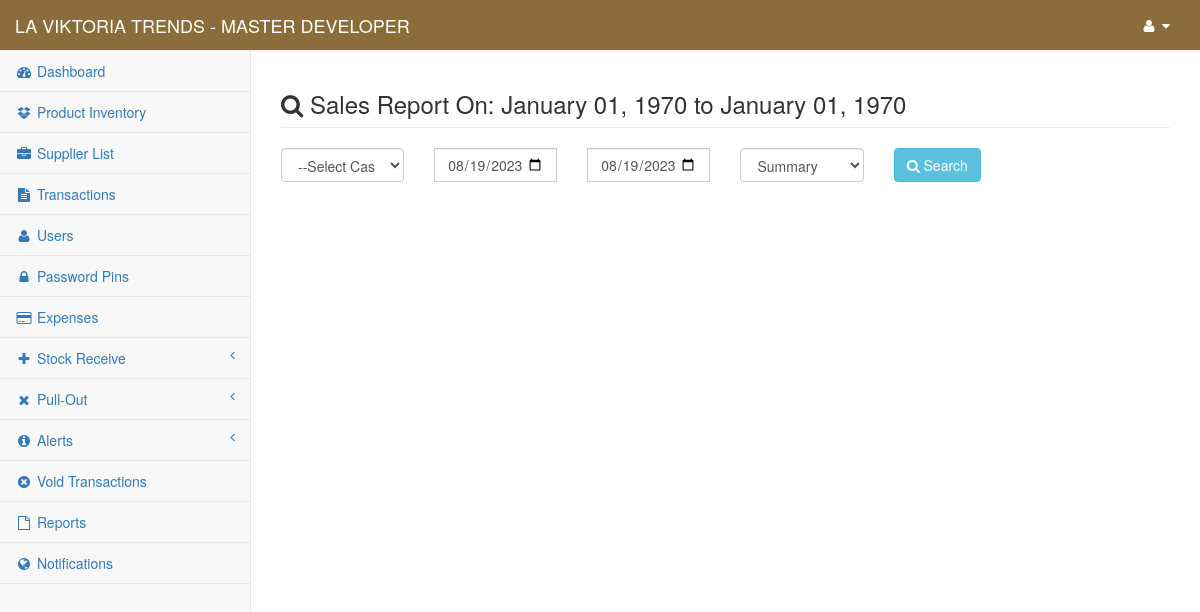
The page /content/admin/search_sales_report.php (signed in) on the database its author committed.
### tables this page shows
CREATE TABLE `gy_my_project` (
  `gy_project` int(1) NOT NULL,
  `gy_project_name` text NOT NULL,
  `gy_project_address` text NOT NULL,
  `gy_system_title` text NOT NULL,
  `gy_year_origin` datetime NOT NULL
);

CREATE TABLE `gy_user` (
  `gy_user_id` int(10) NOT NULL,
  `gy_user_code` varchar(8) NOT NULL,
  `gy_full_name` varchar(255) NOT NULL,
  `gy_username` varchar(50) NOT NULL,
  `gy_password` varchar(100) NOT NULL,
  `gy_user_type` int(5) NOT NULL,
  `gy_user_status` int(1) NOT NULL,
  `gy_branch_id` int(11) NOT NULL
);

### conf/my_project.php (called while the page is built, shortened)
<?php
	include 'conn.php';
	$find_my_data=$link->query("Select * From `gy_my_project` Where `gy_project`='1'");
	$my_project_detail=$find_my_data->fetch_array();
	$my_project_name = $my_project_detail['gy_project_name'];
?>

### content/admin/session.php (called while the page is built, shortened)
<?php
    $user_id = $_SESSION['fus_user_id'];
    $identify_user=$link->query("Select * From `gy_user` Where `gy_user_id`='$user_id'");
    $row=$identify_user->fetch_array();
    $user_info = $row['gy_full_name'];
?>

### content/admin/search_sales_report.php (the view, shortened to what this page needs)
<?php
    include("../../conf/function.php");
    include("session.php");
    include("../../conf/my_project.php");
    $my_dir_value = @$_GET['cd'];
    $datef = @$_GET['datef'];
    $datet = @$_GET['datet'];
    $my_range = date("F d, Y", strtotime($datef))." to ".date("F d, Y", strtotime($datet));
    $get_cashier_per_info=$link->query("Select * From `gy_user` Where `gy_user_id`='$my_dir_value'");
    $my_master_info_row=$get_cashier_per_info->fetch_array();
    $my_project_header_title = $my_master_info_row['gy_full_name']." Sales Report On: ".$my_range;
?>
<!DOCTYPE html>
<html lang="en">
    <?php include 'head.php'; ?>
<body>
    <div id="wrapper">
        <?php include 'nav.php'; ?>
        <div id="page-wrapper">
            <div class="row">
                <div class="col-lg-12">
                    <h3 class="page-header"><i class="fa fa-search"></i> <?php echo $my_project_header_title; ?> </h3>
                </div>
            </div>
            <div class="row">
                <div class="col-md-12">
                    <div class="row">
                        <form method="post" enctype="multipart/form-data" action="redirect_manager">
                            <div class="col-md-2">
                                <div class="form-group">
                                    <select class="form-control" name="my_cashier" required>
                                        <option value="">--Select Cashier--</option>
                                    </select>
                                </div>
                            </div>
                            <div class="col-md-2">
                                <div class="form-group">
                                    <input type="date" class="form-control" name="my_date_report_f" id="my_date_report1" style="border-radius: 0px;" value="<?php echo date('Y-m-d'); ?>" required>
                                </div>
                            </div>
                            <div class="col-md-2">
                                <div class="form-group">
                                    <input type="date" class="form-control" name="my_date_report_t" id="my_date_report2" style="border-radius: 0px;" value="<?php echo date('Y-m-d'); ?>" required>
                                </div>
                            </div>
                            <div class="col-md-2">
                                <div class="form-group">
                                    <select class="form-control" name="condition" required>
                                        <option value="0">Summary</option>
                                    </select>
                                </div>
                            </div>
                            <div class="col-md-2">
                                <div class="form-group">
                                    <button type="submit" name="submit_sales_report_sales" class="btn btn-info" title="click to search"><i class="fa fa-search"></i> Search</button>
                                </div>
                            </div>
                        </form>
                    </div>
                </div>
            </div>
            <div class="row">
                <div class="col-md-12">
                </div>
            </div>
        </div>
    </div>
</body>
</html>

### content/admin/nav.php (shortened to what this page needs)
<nav class="navbar navbar-default navbar-static-top" role="navigation" style="margin-bottom: 0; background-color: #8a6d3b; color: #fff;">
    <div class="navbar-header">
        <a class="navbar-brand" href="index"><span style="text-transform: uppercase; color: #fff;"><?php echo $my_project_name; ?> <?php echo $my_project_title; ?> - <?php echo $user_info ?></span></a>
    </div>
    <div class="full-right">
    <ul class="nav navbar-top-links navbar-right">
        <li class="dropdown">
            <a class="dropdown-toggle" data-toggle="dropdown" id="navi" href="#">
                <i class="fa fa-user fa-fw"></i>  <i class="fa fa-caret-down"></i>
            </a>
        </li>
    </ul>
    </div>
        <?php include("side-panel.php"); ?>
</nav>

### content/admin/nav.php (style rules this page uses)
#navi { color: #fff; }

### rows shown on the page
gy_my_project: gy_project_name "LA VIKTORIA TRENDS"
gy_user: gy_full_name "MASTER DEVELOPER"

### other values the page prints
$my_project_header_title "Sales Report On: January 01, 1970 to January 01, 1970"
